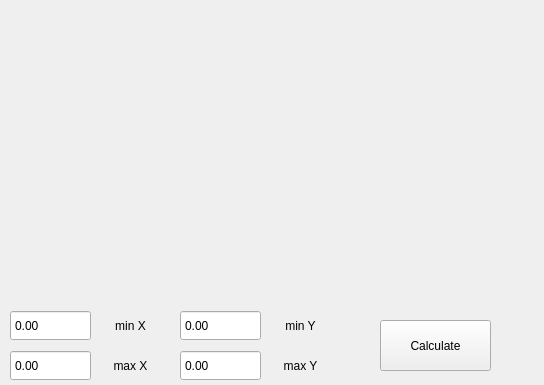
<?xml version="1.0" encoding="UTF-8"?>
<ui version="4.0">
 <class>Graph</class>
 <widget class="QDialog" name="Graph">
  <property name="geometry">
   <rect>
    <x>0</x>
    <y>0</y>
    <width>544</width>
    <height>385</height>
   </rect>
  </property>
  <property name="windowTitle">
   <string>Graph</string>
  </property>
  <widget class="QCustomPlot" name="graph" native="true">
   <property name="geometry">
    <rect>
     <x>0</x>
     <y>0</y>
     <width>541</width>
     <height>301</height>
    </rect>
   </property>
  </widget>
  <widget class="QDoubleSpinBox" name="min_x">
   <property name="geometry">
    <rect>
     <x>10</x>
     <y>310</y>
     <width>81</width>
     <height>31</height>
    </rect>
   </property>
   <property name="buttonSymbols">
    <enum>QAbstractSpinBox::NoButtons</enum>
   </property>
   <property name="minimum">
    <double>-10000000000000000303786028427003666890752.000000000000000</double>
   </property>
   <property name="maximum">
    <double>1000000000000000044885712678075916785549312.000000000000000</double>
   </property>
  </widget>
  <widget class="QDoubleSpinBox" name="max_x">
   <property name="geometry">
    <rect>
     <x>10</x>
     <y>350</y>
     <width>81</width>
     <height>31</height>
    </rect>
   </property>
   <property name="buttonSymbols">
    <enum>QAbstractSpinBox::NoButtons</enum>
   </property>
   <property name="minimum">
    <double>-10000000000000000303786028427003666890752.000000000000000</double>
   </property>
   <property name="maximum">
    <double>1000000000000000044885712678075916785549312.000000000000000</double>
   </property>
  </widget>
  <widget class="QLabel" name="label_min_x">
   <property name="geometry">
    <rect>
     <x>90</x>
     <y>310</y>
     <width>81</width>
     <height>31</height>
    </rect>
   </property>
   <property name="text">
    <string>min X</string>
   </property>
   <property name="alignment">
    <set>Qt::AlignCenter</set>
   </property>
  </widget>
  <widget class="QLabel" name="label_max_x">
   <property name="geometry">
    <rect>
     <x>90</x>
     <y>350</y>
     <width>81</width>
     <height>31</height>
    </rect>
   </property>
   <property name="text">
    <string>max X</string>
   </property>
   <property name="alignment">
    <set>Qt::AlignCenter</set>
   </property>
  </widget>
  <widget class="QToolButton" name="calculate">
   <property name="geometry">
    <rect>
     <x>380</x>
     <y>320</y>
     <width>111</width>
     <height>51</height>
    </rect>
   </property>
   <property name="text">
    <string>Calculate</string>
   </property>
  </widget>
  <widget class="QDoubleSpinBox" name="max_y">
   <property name="geometry">
    <rect>
     <x>180</x>
     <y>350</y>
     <width>81</width>
     <height>31</height>
    </rect>
   </property>
   <property name="buttonSymbols">
    <enum>QAbstractSpinBox::NoButtons</enum>
   </property>
   <property name="minimum">
    <double>-10000000000000000303786028427003666890752.000000000000000</double>
   </property>
   <property name="maximum">
    <double>1000000000000000044885712678075916785549312.000000000000000</double>
   </property>
  </widget>
  <widget class="QLabel" name="label_max_y">
   <property name="geometry">
    <rect>
     <x>260</x>
     <y>350</y>
     <width>81</width>
     <height>31</height>
    </rect>
   </property>
   <property name="text">
    <string>max Y</string>
   </property>
   <property name="alignment">
    <set>Qt::AlignCenter</set>
   </property>
  </widget>
  <widget class="QLabel" name="label_min_y">
   <property name="geometry">
    <rect>
     <x>260</x>
     <y>310</y>
     <width>81</width>
     <height>31</height>
    </rect>
   </property>
   <property name="text">
    <string>min Y</string>
   </property>
   <property name="alignment">
    <set>Qt::AlignCenter</set>
   </property>
  </widget>
  <widget class="QDoubleSpinBox" name="min_y">
   <property name="geometry">
    <rect>
     <x>180</x>
     <y>310</y>
     <width>81</width>
     <height>31</height>
    </rect>
   </property>
   <property name="buttonSymbols">
    <enum>QAbstractSpinBox::NoButtons</enum>
   </property>
   <property name="minimum">
    <double>-10000000000000000303786028427003666890752.000000000000000</double>
   </property>
   <property name="maximum">
    <double>1000000000000000044885712678075916785549312.000000000000000</double>
   </property>
  </widget>
 </widget>
 <customwidgets>
  <customwidget>
   <class>QCustomPlot</class>
   <extends>QWidget</extends>
   <header>MathCalc/View/qcustomplot.h</header>
   <container>1</container>
  </customwidget>
 </customwidgets>
 <resources/>
 <connections/>
</ui>
